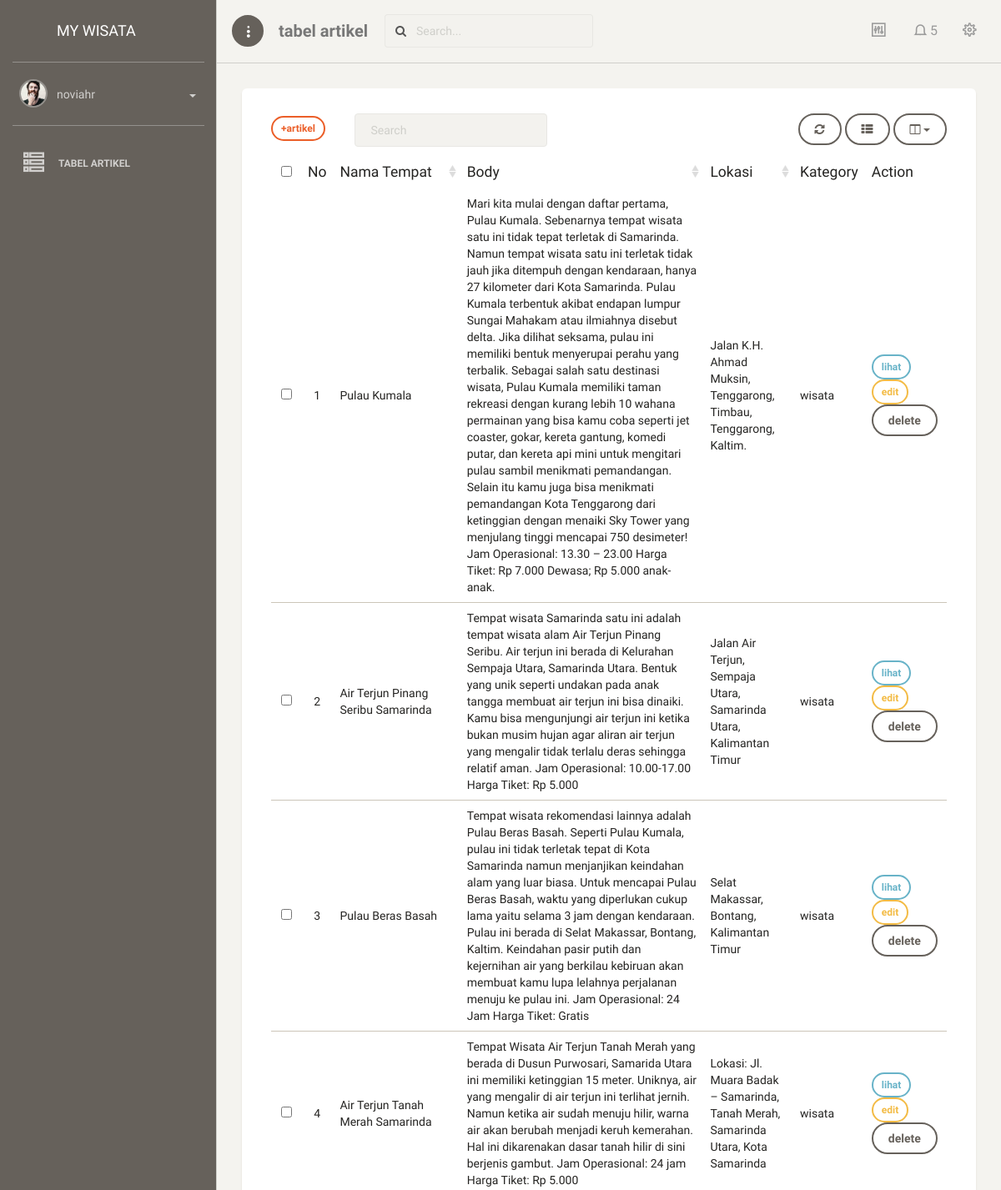
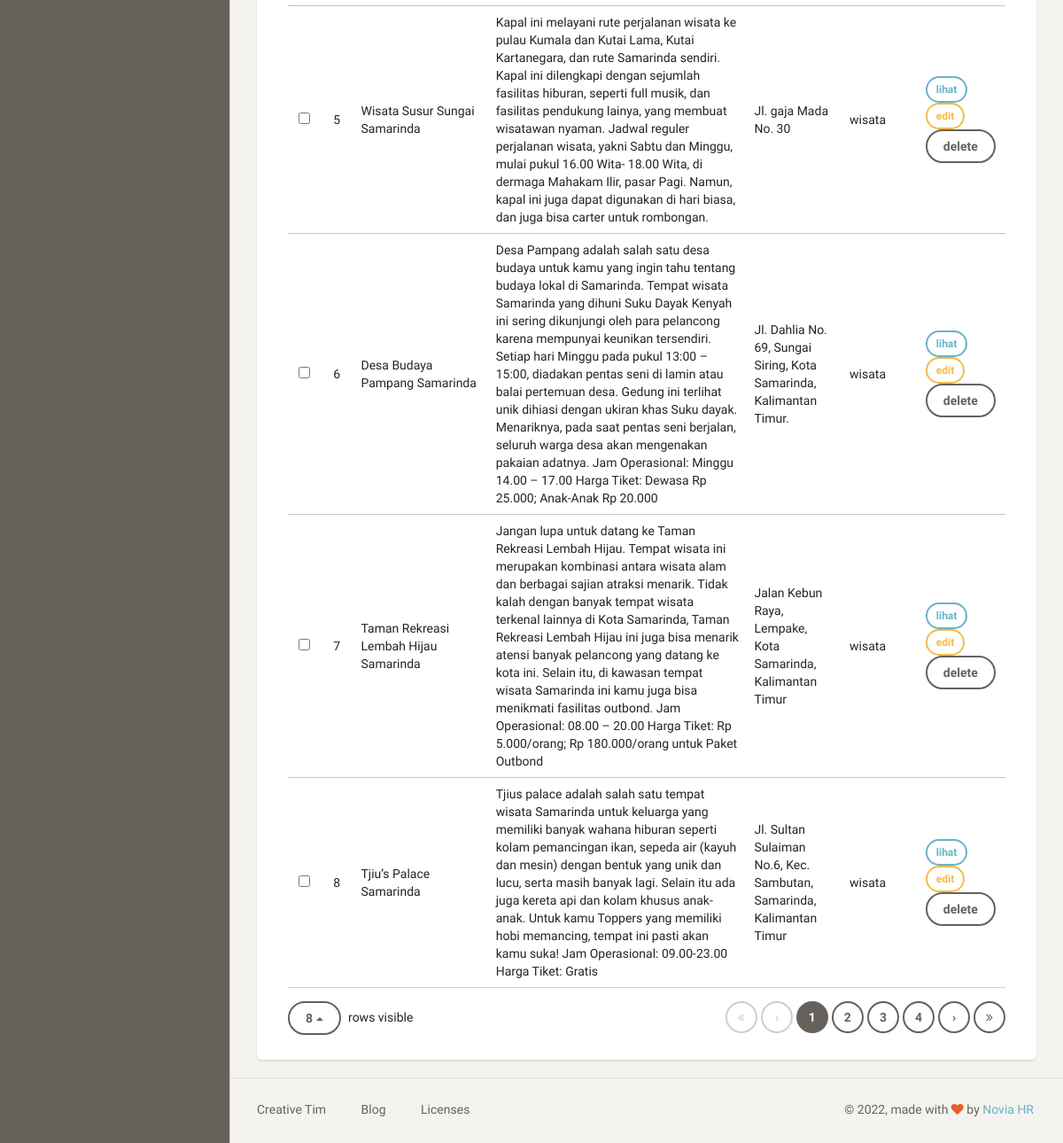
Screenshot of /dashboard/artikel/ (signed in) with the database file from the repository (2 pictures, top to bottom).
### mywisata/models.py (models this page shows, shortened)
class Artikel(models.Model):
    nama_tempat = models.CharField(max_length = 150)
    body = models.TextField()
    lokasi = models.TextField()
    kategory = models.ForeignKey(Kategori , on_delete = models.CASCADE)
    img = models.FileField(upload_to='img', blank=True, null=True)
    published = models.BooleanField(default=True)
    class Meta:
        verbose_name_plural = "Artikel"

class Kategori(models.Model):
    nama = models.CharField(max_length = 50)
    def __str__(self):
        return self.nama
    class Meta:
        verbose_name_plural = "Kategori"

### mywisata/views.py (the view)
# urls.py: path('artikel/', artikel, name='tabel_artikel'),
@login_required
def artikel(request):
    template_name = "back/tabel_artikel.html"
    artikel = Artikel.objects.filter(published=True)
    context = {
        'title' : 'tabel artikel',
        'artikel' :artikel,
    }
    return render(request, template_name, context)

### templates/back/tabel_artikel.html (shortened to what this page needs)
{% extends 'back/base.html' %}
{% block content %}
<div class="content">
    <div class="container-fluid">
        <div class="row">
            <div class="col-md-12">
                <div class="card">
                    <div class="card-content">
                        <div class="toolbar">
                            <a class="btn btn-sm btn-danger" href="{% url 'tambah_artikel' %}">+artikel</a> &emsp; &emsp;
                        </div>
                        <table id="bootstrap-table" class="table">
                            <thead>
                                <th data-field="id" class="text-center">No</th>
                                <th data-field="name" data-sortable="true">Nama Tempat</th>
                                <th data-field="salary" data-sortable="true">Body</th>
                                <th data-field="country" data-sortable="true">Lokasi</th>
                                <th data-field="city">Kategory</th>
                                <th>Action</th>
                            </thead>
                            <tbody>
                                {% for a in artikel %}
                                <tr>
                                    <td>{{forloop.counter}}</td>
                                    <td>{{a.nama_tempat}}</td>
                                    <td>{{a.body}}</td>
                                    <td>{{a.lokasi}}</td>
                                    <td>{{a.kategory}}</td>
                                    <td>
                                        <a class="btn btn-sm btn-info" href="{% url 'lihat_artikel' a.id %}">lihat</a>
                                        <a class="btn btn-sm btn-warning" href="{% url 'edit_artikel' a.id %}">edit</a>
                                        <a onclick="return confirm('delete artikel?');" class="btn btn-sm-danger" href="{% url 'delete_artikel' a.id %}">delete</a>
                                    </td>
                                </tr>
                               {% endfor %}
                            </tbody>
                        </table>
                    </div>
                </div>
            </div>
        </div>
    </div>
</div>
{% endblock content %}

### templates/back/base.html (shortened to what this page needs)
{% load static %}
<!doctype html>
<html lang="en">
<head>
    <link href="{% static 'back/css/bootstrap.min.css' %}" rel="stylesheet" />
    <link href="{% static 'back/css/paper-dashboard.css' %}" rel="stylesheet"/>
    <link href="{% static 'back/css/demo.css' %}" rel="stylesheet" />
    <link href="https://maxcdn.bootstrapcdn.com/font-awesome/latest/css/font-awesome.min.css" rel="stylesheet">
    <link href="{% static 'back/css/themify-icons.css' %}" rel="stylesheet">
</head>
<body>
	<div class="wrapper">
		<div class="sidebar" data-background-color="brown" data-active-color="danger">
			<div class="logo">
				<a href="https://www.creative-tim.com" class="simple-text logo-normal">
					MY WISATA
				</a>
			</div>
	    	{% include 'back/menu.html' %}
	    </div>
	    <div class="main-panel">
			<nav class="navbar navbar-default">
	            <div class="container-fluid">
					<div class="navbar-minimize">
						<button id="minimizeSidebar" class="btn btn-fill btn-icon"><i class="ti-more-alt"></i></button>
					</div>
	                <div class="navbar-header">
	                    <a class="navbar-brand" href="#datatable">{{title}}</a>
	                </div>
	                <div class="collapse navbar-collapse">
						<form class="navbar-form navbar-left navbar-search-form" role="search">
	    					<div class="input-group">
	    						<span class="input-group-addon"><i class="fa fa-search"></i></span>
	    						<input type="text" value="" class="form-control" placeholder="Search...">
	    					</div>
	    				</form>
	                    <ul class="nav navbar-nav navbar-right">
	                        <li>
	                            <a href="">
	                                <i class="ti-panel"></i>
	                            </a>
	                        </li>
	                        <li class="dropdown">
	                            <a href="#notigfications" class="dropdown-toggle" data-toggle="dropdown">
	                                <i class="ti-bell"></i>
	                                <span class="notification">5</span>
	                            </a>
	                        </li>
							<li>
	                            <a href="#settings" class="btn-rotate">
									<i class="ti-settings"></i>
	                            </a>
	                        </li>
	                    </ul>
	                </div>
	            </div>
	        </nav>
	        {% block content %}
			{% endblock content %}
	        <footer class="footer">
	            <div class="container-fluid">
	                <nav class="pull-left">
	                    <ul>
	                        <li>
	                            <a href="https://www.creative-tim.com">
	                                Creative Tim
	                            </a>
	                        </li>
	                        <li>
	                            <a href="https://blog.creative-tim.com">
	                               Blog
	                            </a>
	                        </li>
	                        <li>
	                            <a href="https://www.creative-tim.com/license">
	                                Licenses
	                            </a>
	                        </li>
	                    </ul>
	                </nav>
					<div class="copyright pull-right">
	                    &copy; <script>document.write(new Date().getFullYear())</script>, made with <i class="fa fa-heart heart"></i> by <a href="#">Novia HR</a>
	                </div>
	            </div>
	        </footer>
	    </div>
	</div>
</body>
</html>

### templates/back/menu.html (shortened to what this page needs)
{% load static %}
<div class="sidebar-wrapper">
    <div class="user">
        <div class="photo">
            <img src="{% static 'back/img/faces/face-2.jpg' %}" />
        </div>
        <div class="info">
            <a data-toggle="collapse" href="#collapseExample" class="collapsed">
                <span>
                    {{user}}
                    <b class="caret"></b>
                </span>
            </a>
        </div>
    </div>
    <ul class="nav">
        <li>
            <a href="{% url 'tabel_artikel' %}">
                <i class="ti-view-list-alt"></i>
                <p>Tabel Artikel</p>
            </a>
        </li>
    </ul>
</div>

### rows the page displays
Artikel: nama_tempat "Pulau Kumala", body "Mari kita mulai dengan daftar pertama, Pulau Kumala. Sebenarnya tempat wisata satu ini tidak tepat terletak di Samarinda. Namun tempat wisata satu ini terletak tidak jauh jika ditempuh dengan kendaraan, hanya 27 kilometer dari Kota Samarinda. Pulau Kumala terbentuk akibat endapan lumpur Sungai Mahakam atau ilmiahnya disebut delta. Jika dilihat seksama, pulau ini memiliki bentuk menyerupai perahu yang terbalik. Sebagai salah satu destinasi wisata, Pulau Kumala memiliki taman rekreasi dengan kurang lebih 10 wahana permainan yang bisa kamu coba seperti jet coaster, gokar, kereta gantung, komedi putar, dan kereta api mini untuk mengitari pulau sambil menikmati pemandangan. Selain itu kamu juga…", lokasi "Jalan K.H. Ahmad Muksin, Tenggarong, Timbau, Tenggarong, Kaltim.", kategory "wisata"
Artikel: nama_tempat "Air Terjun Pinang Seribu Samarinda", body "Tempat wisata Samarinda satu ini adalah tempat wisata alam Air Terjun Pinang Seribu. Air terjun ini berada di Kelurahan Sempaja Utara, Samarinda Utara. Bentuk yang unik seperti undakan pada anak tangga membuat air terjun ini bisa dinaiki. Kamu bisa mengunjungi air terjun ini ketika bukan musim hujan agar aliran air terjun yang mengalir tidak terlalu deras sehingga relatif aman. Jam Operasional: 10.00-17.00 Harga Tiket: Rp 5.000", lokasi "Jalan Air Terjun, Sempaja Utara, Samarinda Utara, Kalimantan Timur", kategory "wisata"
Artikel: nama_tempat "Pulau Beras Basah", body "Tempat wisata rekomendasi lainnya adalah Pulau Beras Basah. Seperti Pulau Kumala, pulau ini tidak terletak tepat di Kota Samarinda namun menjanjikan keindahan alam yang luar biasa. Untuk mencapai Pulau Beras Basah, waktu yang diperlukan cukup lama yaitu selama 3 jam dengan kendaraan. Pulau ini berada di Selat Makassar, Bontang, Kaltim. Keindahan pasir putih dan kejernihan air yang berkilau kebiruan akan membuat kamu lupa lelahnya perjalanan menuju ke pulau ini. Jam Operasional: 24 Jam Harga Tiket: Gratis", lokasi "Selat Makassar, Bontang, Kalimantan Timur", kategory "wisata"
Artikel: nama_tempat "Air Terjun Tanah Merah Samarinda", body "Tempat Wisata Air Terjun Tanah Merah yang berada di Dusun Purwosari, Samarida Utara ini memiliki ketinggian 15 meter. Uniknya, air yang mengalir di air terjun ini terlihat jernih. Namun ketika air sudah menuju hilir, warna air akan berubah menjadi keruh kemerahan. Hal ini dikarenakan dasar tanah hilir di sini berjenis gambut. Jam Operasional: 24 jam Harga Tiket: Rp 5.000", lokasi "Lokasi: Jl. Muara Badak – Samarinda, Tanah Merah, Samarinda Utara, Kota Samarinda", kategory "wisata"
Artikel: nama_tempat "Wisata Susur Sungai Samarinda", body "Kapal ini melayani rute perjalanan wisata ke pulau Kumala dan Kutai Lama, Kutai Kartanegara, dan rute Samarinda sendiri. Kapal ini dilengkapi dengan sejumlah fasilitas hiburan, seperti full musik, dan fasilitas pendukung lainya, yang membuat wisatawan nyaman. Jadwal reguler perjalanan wisata, yakni Sabtu dan Minggu, mulai pukul 16.00 Wita- 18.00 Wita, di dermaga Mahakam Ilir, pasar Pagi. Namun, kapal ini juga dapat digunakan di hari biasa, dan juga bisa carter untuk rombongan.", lokasi "Jl. gaja Mada No. 30", kategory "wisata"
Artikel: nama_tempat "Desa Budaya Pampang Samarinda", body "Desa Pampang adalah salah satu desa budaya untuk kamu yang ingin tahu tentang budaya lokal di Samarinda. Tempat wisata Samarinda yang dihuni Suku Dayak Kenyah ini sering dikunjungi oleh para pelancong karena mempunyai keunikan tersendiri. Setiap hari Minggu pada pukul 13:00 – 15:00, diadakan pentas seni di lamin atau balai pertemuan desa. Gedung ini terlihat unik dihiasi dengan ukiran khas Suku dayak. Menariknya, pada saat pentas seni berjalan, seluruh warga desa akan mengenakan pakaian adatnya. Jam Operasional: Minggu 14.00 – 17.00 Harga Tiket: Dewasa Rp 25.000; Anak-Anak Rp 20.000", lokasi "Jl. Dahlia No. 69, Sungai Siring, Kota Samarinda, Kalimantan Timur.", kategory "wisata"
Artikel: nama_tempat "Taman Rekreasi Lembah Hijau Samarinda", body "Jangan lupa untuk datang ke Taman Rekreasi Lembah Hijau. Tempat wisata ini merupakan kombinasi antara wisata alam dan berbagai sajian atraksi menarik. Tidak kalah dengan banyak tempat wisata terkenal lainnya di Kota Samarinda, Taman Rekreasi Lembah Hijau ini juga bisa menarik atensi banyak pelancong yang datang ke kota ini. Selain itu, di kawasan tempat wisata Samarinda ini kamu juga bisa menikmati fasilitas outbond. Jam Operasional: 08.00 – 20.00 Harga Tiket: Rp 5.000/orang; Rp 180.000/orang untuk Paket Outbond", lokasi "Jalan Kebun Raya, Lempake, Kota Samarinda, Kalimantan Timur", kategory "wisata"
Artikel: nama_tempat "Tjiu’s Palace Samarinda", body "Tjius palace adalah salah satu tempat wisata Samarinda untuk keluarga yang memiliki banyak wahana hiburan seperti kolam pemancingan ikan, sepeda air (kayuh dan mesin) dengan bentuk yang unik dan lucu, serta masih banyak lagi. Selain itu ada juga kereta api dan kolam khusus anak-anak. Untuk kamu Toppers yang memiliki hobi memancing, tempat ini pasti akan kamu suka! Jam Operasional: 09.00-23.00 Harga Tiket: Gratis", lokasi "Jl. Sultan Sulaiman No.6, Kec. Sambutan, Samarinda, Kalimantan Timur", kategory "wisata"

### other values shown
{{ user }} "noviahr"
{{ title }} "tabel artikel"
